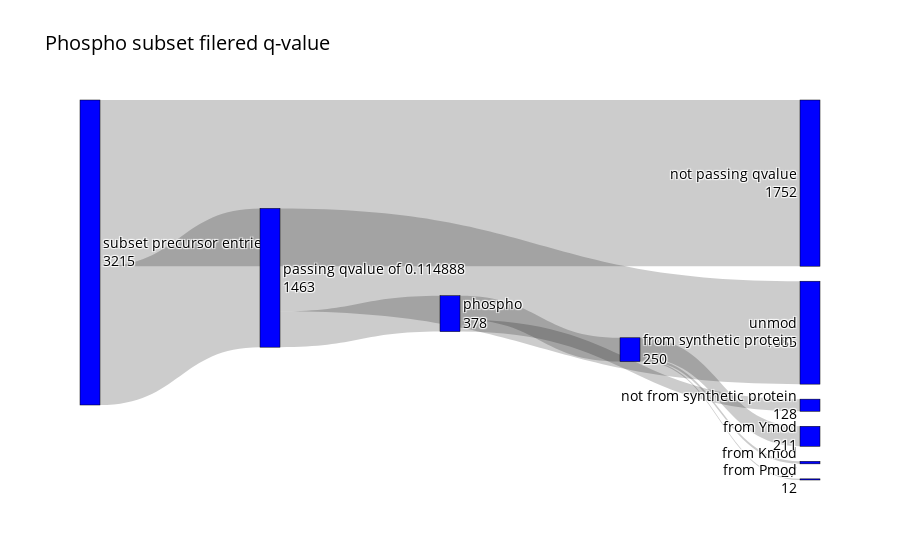

Write notebook code for a chart like this one.
### Code cell
sankey_for_analysis_on_subset_spectra_filtered_qvalue(df_phospho_all, df_phospho_subset, "UniMod:21")

### Figure 1 — Plotly figure (JSON) as saved in the notebook; plotly's stock layout.template omitted (floating-point values rounded to 4 significant figures)
{"data": [{"link": {"source": [0, 0, 1, 1, 3, 3, 5, 5, 5], "target": [1, 2, 3, 4, 5, 6, 7, 8, 9], "value": [1463, 1752, 378, 1085, 250, 128, 27, 12, 211]}, "node": {"color": "blue", "label": ["subset precursor entries<br>3215", "passing qvalue of 0.114888<br>1463", "not passing qvalue<br>1752", "phospho<br>378", "unmod<br>1085", "from synthetic protein<br>250", "not from synthetic protein<br>128", "from Kmod<br>27", "from Pmod<br>12", "from Ymod<br>211"], "line": {"color": "black", "width": 0.5}, "pad": 15, "thickness": 20}, "type": "sankey"}], "layout": {"font": {"color": "black", "size": 14}, "title": {"text": "Phospho subset filered q-value"}}}
